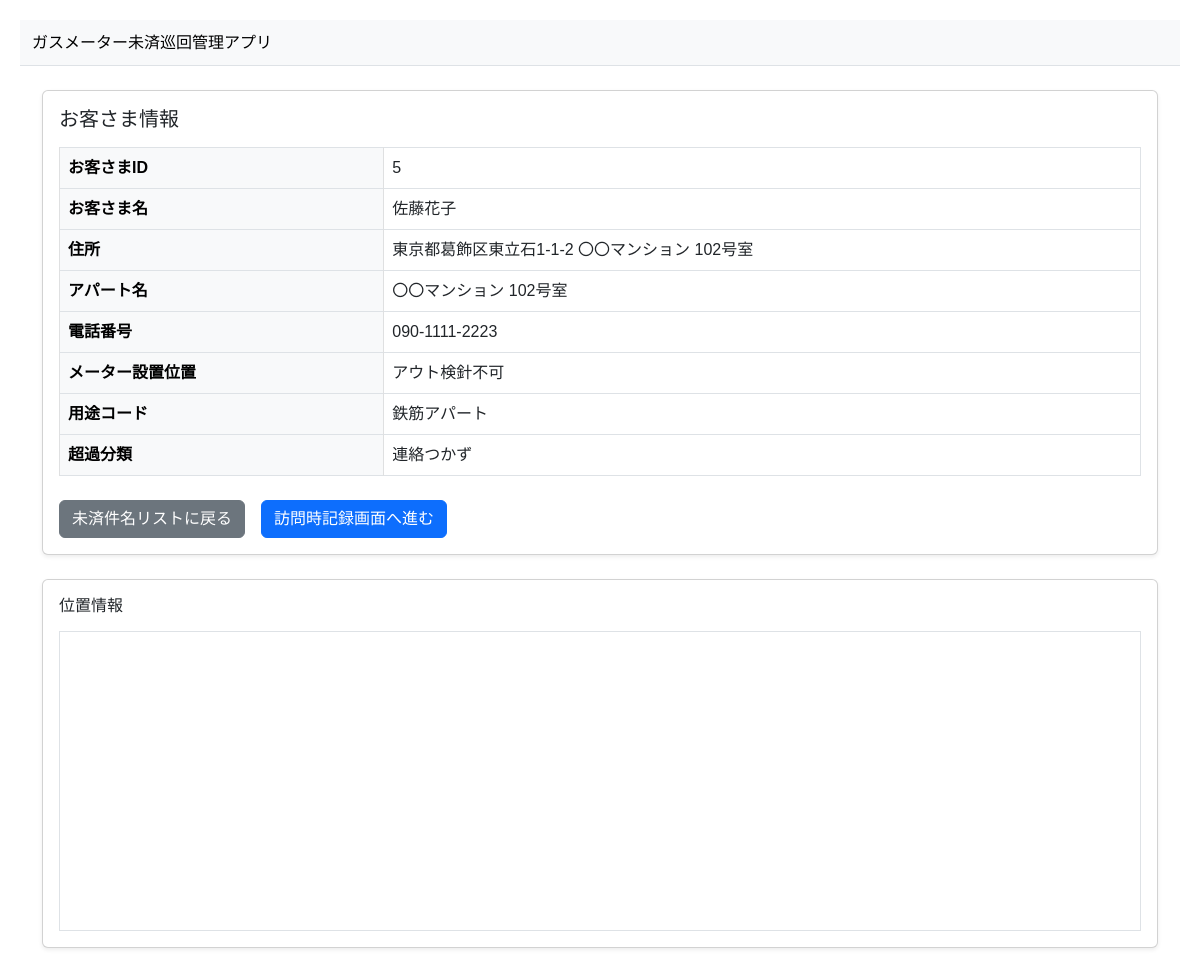
/visits/customer_detail/5/, run on the app's committed database.
### customers/models.py (models this page shows, shortened)
class Customer(models.Model):
    name = models.CharField('お客様名', max_length=100)
    address1 = models.CharField('住所', max_length=255)
    address2 = models.CharField('丁目番地号', max_length=255, blank=True)
    address3 = models.CharField('アパート名', max_length=255, blank=True)
    latitude = models.DecimalField('緯度', max_digits=9, decimal_places=6, null=True, blank=True)
    longitude = models.DecimalField('経度', max_digits=9, decimal_places=6, null=True, blank=True)
    tel = models.CharField('電話番号', max_length=20, blank=True)
    inspection_dur_date = models.DateField('検定年月', null=True, blank=True)
    valv_status = models.CharField('開閉栓', max_length=20)
    current_model = models.CharField('現取付型号', max_length=100)
    current_serial_number = models.CharField('現社番', max_length=100)
    meter_location = models.CharField('メーター設置位置', max_length=255)
    usage_code = models.CharField('用途コード', max_length=50)
    excess_category = models.CharField('超過分類', max_length=50)
    reason = models.TextField('事由', blank=True)
    created_at = models.DateTimeField('作成日時', default=timezone.now)

### visits/views.py (the view)
# urls.py: path('customer_detail/<int:customer_id>/', views.customer_detail, name='customer_detail'),
def customer_detail(request, customer_id):  # ← customer_id を受け取る
    customer = get_object_or_404(Customer, id=customer_id)
    return render(request, 'visits/customer_detail.html', {
        'customer': customer
    })

### visits/templates/visits/customer_detail.html (shortened to what this page needs)
<!DOCTYPE html>
<html lang="ja">
<head>
  <link href="https://cdn.jsdelivr.net/npm/bootstrap@5.3.0/dist/css/bootstrap.min.css"
        rel="stylesheet" />
</head>
<body>
<nav class="navbar navbar-light bg-light mb-4 border-bottom">
  <div class="container-fluid">
    <span class="navbar-brand mb-0 h1 fs-6">ガスメーター未済巡回管理アプリ</span>
  </div>
</nav>
<div class="container mt-4">
  <div class="card shadow-sm mb-4">
    <div class="card-body">
      <h2 class="h5 mb-3">お客さま情報</h2>
      <table class="table table-bordered align-middle">
        <tbody>
          <tr>
            <th class="table-light" style="width: 30%;">お客さまID</th>
            <td>{{ customer.id }}</td>
          </tr>
          <tr>
            <th class="table-light">お客さま名</th>
            <td>{{ customer.name }}</td>
          </tr>
          <tr>
            <th class="table-light">住所</th>
            <td>{{ customer.address1 }} {{ customer.address2 }} {{ customer.address3 }}</td>
          </tr>
          <tr>
            <th class="table-light">アパート名</th>
            <td>{{ customer.address2 }} {{ customer.address3 }}</td>
          </tr>
          <tr>
            <th class="table-light">電話番号</th>
            <td>{{ customer.tel }}</td>
          </tr>
          <tr>
            <th class="table-light">メーター設置位置</th>
            <td>{{ customer.meter_location }}</td>
          </tr>
          <tr>
            <th class="table-light">用途コード</th>
            <td>{{ customer.usage_code }}</td>
          </tr>
          <tr>
            <th class="table-light">超過分類</th>
            <td>{{ customer.excess_category }}</td>
          </tr>
        </tbody>
      </table>
      <div class="mt-4 d-flex gap-3">
        <a href="{% url 'unresolved_cases' %}" class="btn btn-secondary">未済件名リストに戻る</a>
        <a href="{% url 'visit_record' customer.id %}" class="btn btn-primary">訪問時記録画面へ進む</a>
      </div>
    </div>
  </div>
  <div class="card shadow-sm mb-4">
    <div class="card-body">
      <h2 class="h6 mb-3">位置情報</h2>
      <div id="map" class="border" style="height: 300px;"></div>
    </div>
  </div>
</div>
</body>
</html>

### visits/templates/visits/customer_detail.html (style rules this page uses)
body { font-family: sans-serif; margin: 20px; }

### data on the page
Customer: id "5", name "佐藤花子", address1 "東京都葛飾区東立石1-1-2", address2 "〇〇マンション", address3 "102号室", tel "090-1111-2223", meter_location "アウト検針不可", usage_code "鉄筋アパート", excess_category "連絡つかず"
